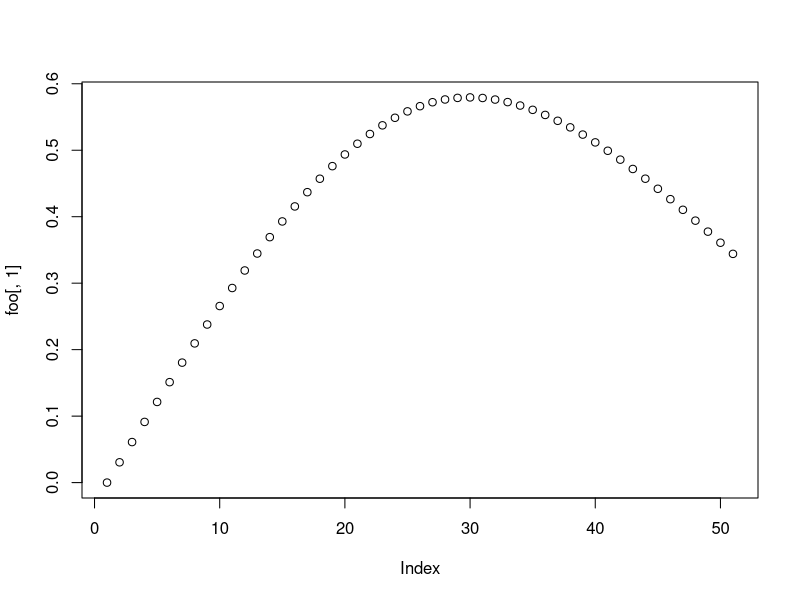
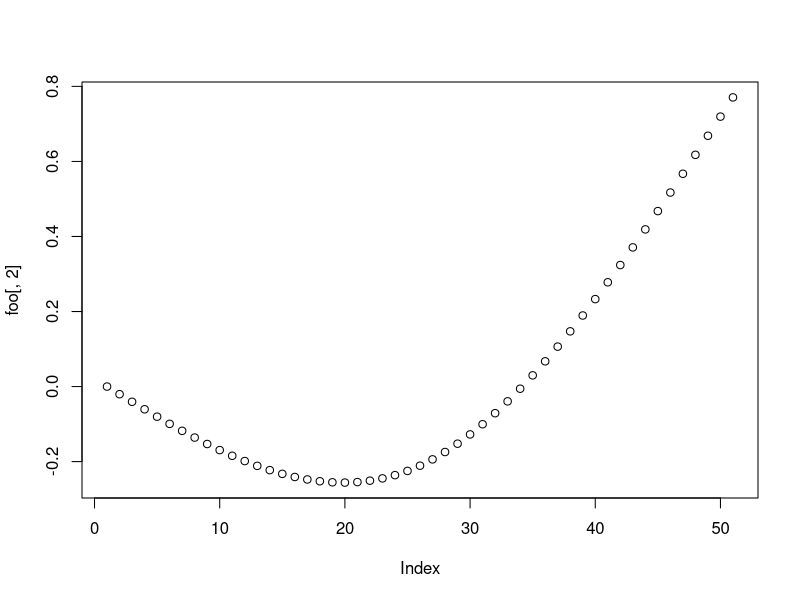
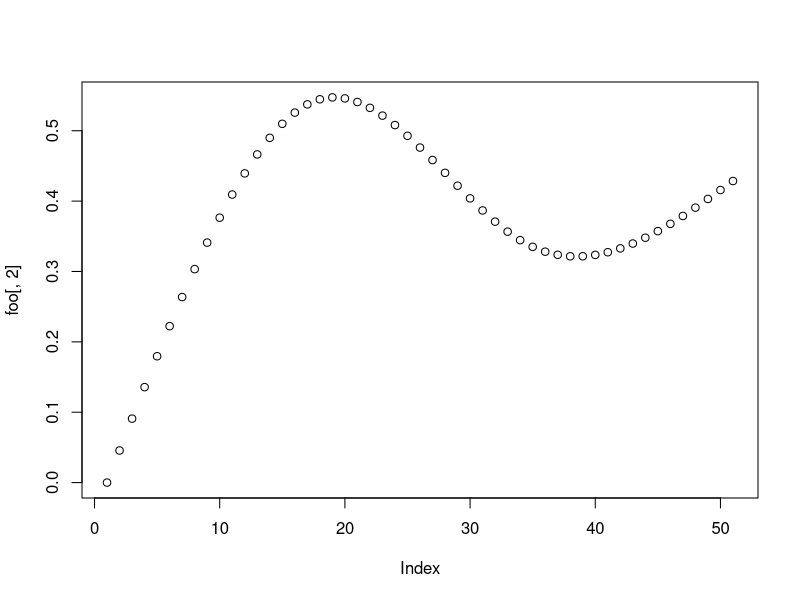
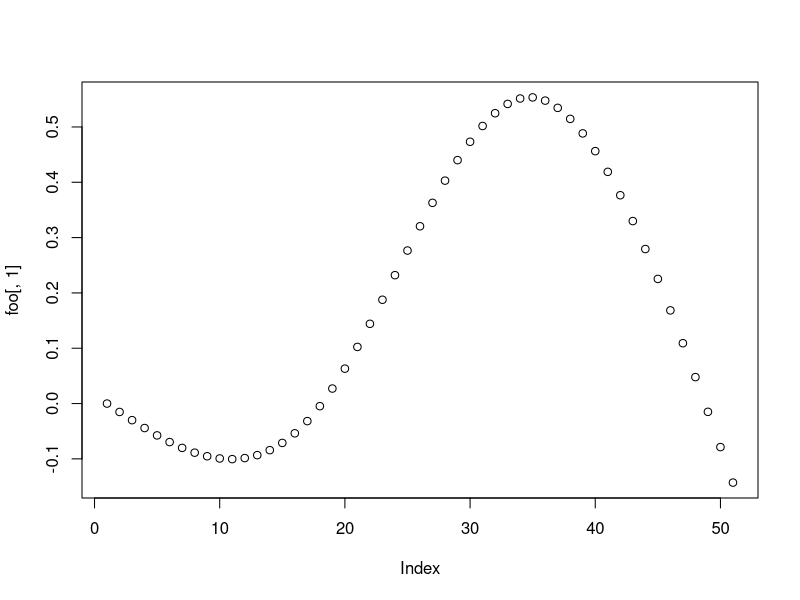
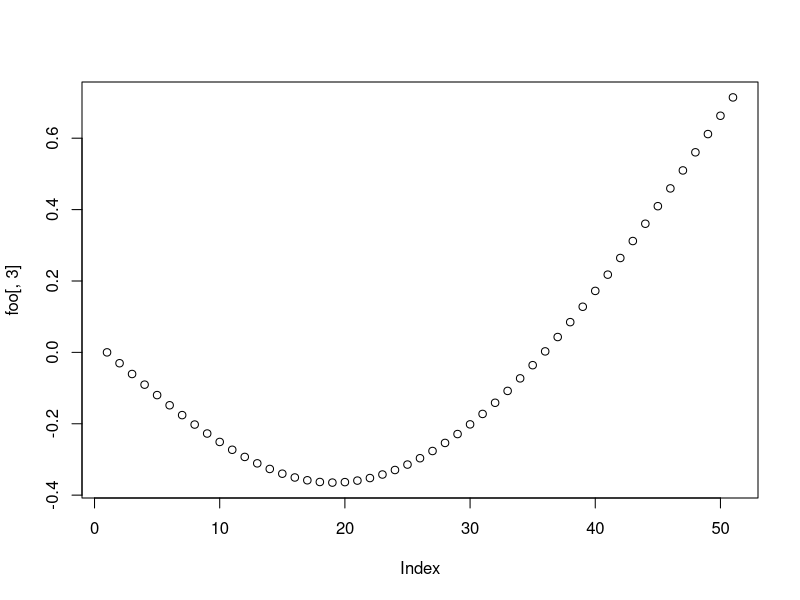

Source code (R) for these figures, in order:
## ---- chunk 1
#| label: C07-adyac
x <- seq(0, 1, length=51)
foo <- splines::ns(x, df=2)
plot(foo[,1])
plot(foo[,2])
foo <- splines::ns(x, df=3)
plot(foo[,2])
plot(foo[,1])
plot(foo[,3])
